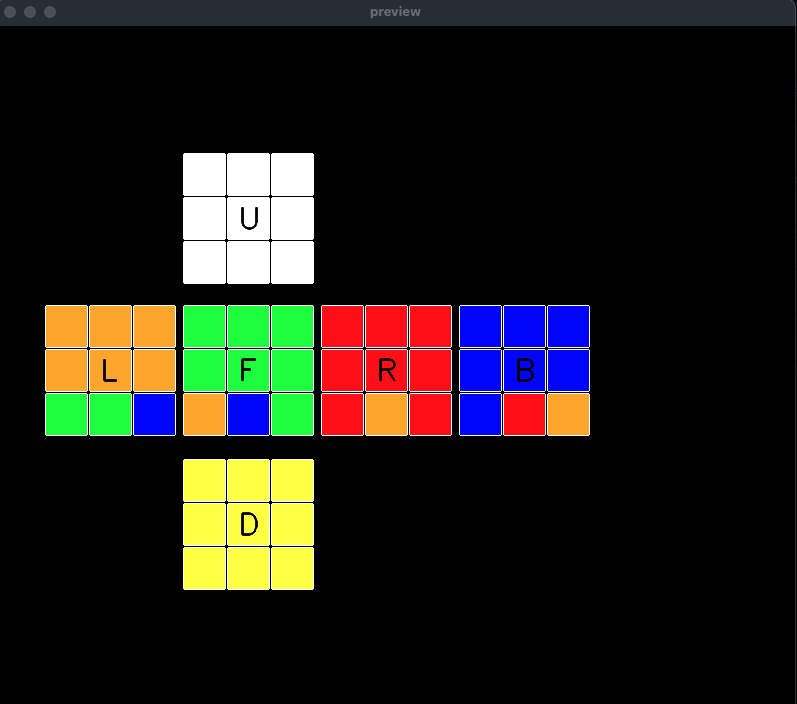
#> input picture imgs/properState.png, 797 x 704 px, given in place of the camera
$ python colordetect.py
#> lines starting #> are read from the running program, lines starting #| are printed output that depends on the picture; after the words box and inside, x2 and y2 are one past the last pixel; in counts of white or black regions, pixels touching at a corner belong together
import cv2
import sys
import numpy as np

def nothing(x):
    pass
# Create a window
cv2.namedWindow('image')

# create trackbars for color change
cv2.createTrackbar('HMin','image',0,255,nothing) # Hue is from 0-179 for Opencv
#> slider 'HMin' is set to 51
cv2.createTrackbar('SMin','image',0,255,nothing)
#> slider 'SMin' is set to 51
cv2.createTrackbar('VMin','image',0,255,nothing)
#> slider 'VMin' is set to 51
cv2.createTrackbar('HMax','image',0,179,nothing)
#> slider 'HMax' is set to 179
cv2.createTrackbar('SMax','image',0,255,nothing)
#> slider 'SMax' is set to 255
cv2.createTrackbar('VMax','image',0,255,nothing)
#> slider 'VMax' is set to 255

# Set default value for MAX HSV trackbars.
cv2.setTrackbarPos('HMax', 'image', 179)
cv2.setTrackbarPos('SMax', 'image', 255)
cv2.setTrackbarPos('VMax', 'image', 255)

# Initialize to check if HSV min/max value changes
hMin = sMin = vMin = hMax = sMax = vMax = 0
phMin = psMin = pvMin = phMax = psMax = pvMax = 0


wait_time = 33

cap=cv2.VideoCapture(0)
while(1):
    ret,image=cap.read()
#> image is the input picture: shape (704, 797, 3); mean B, G, R 24.8, 31.2, 33.5
    image=cv2.flip(image,1)
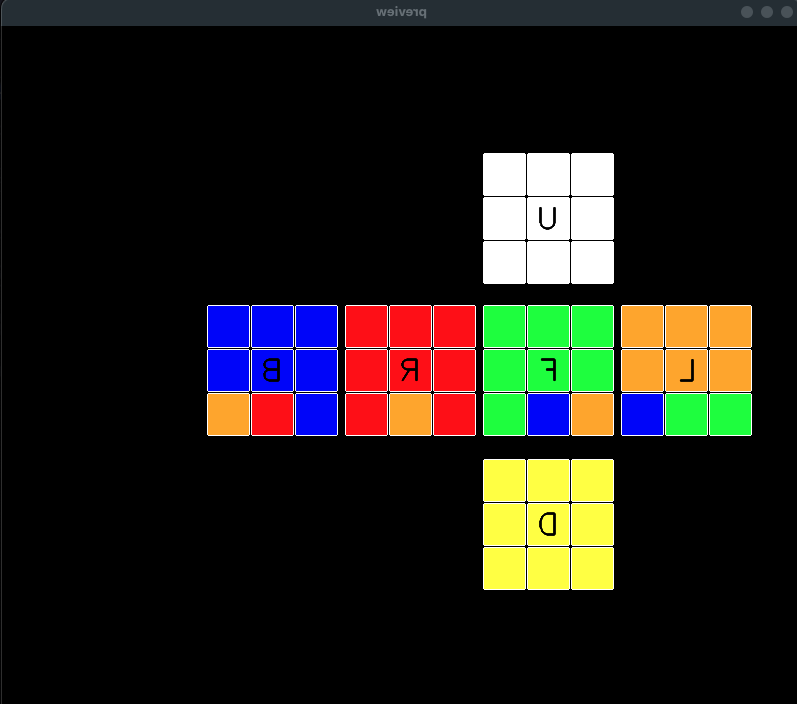
#> image: shape (704, 797, 3); mean B, G, R 24.8, 31.2, 33.5
    output = image
    # get current positions of all trackbars
    hMin = cv2.getTrackbarPos('HMin','image')
    sMin = cv2.getTrackbarPos('SMin','image')
    vMin = cv2.getTrackbarPos('VMin','image')

    hMax = cv2.getTrackbarPos('HMax','image')
    sMax = cv2.getTrackbarPos('SMax','image')
    vMax = cv2.getTrackbarPos('VMax','image')

    # Set minimum and max HSV values to display
    lower = np.array([hMin, sMin, vMin])
    upper = np.array([hMax, sMax, vMax])

    # Create HSV Image and threshold into a range.
    hsv = cv2.cvtColor(image, cv2.COLOR_BGR2HSV)
#> hsv: shape (704, 797, 3); mean H, S, V 14.8, 32.8, 46.7
    mask = cv2.inRange(hsv, lower, upper)
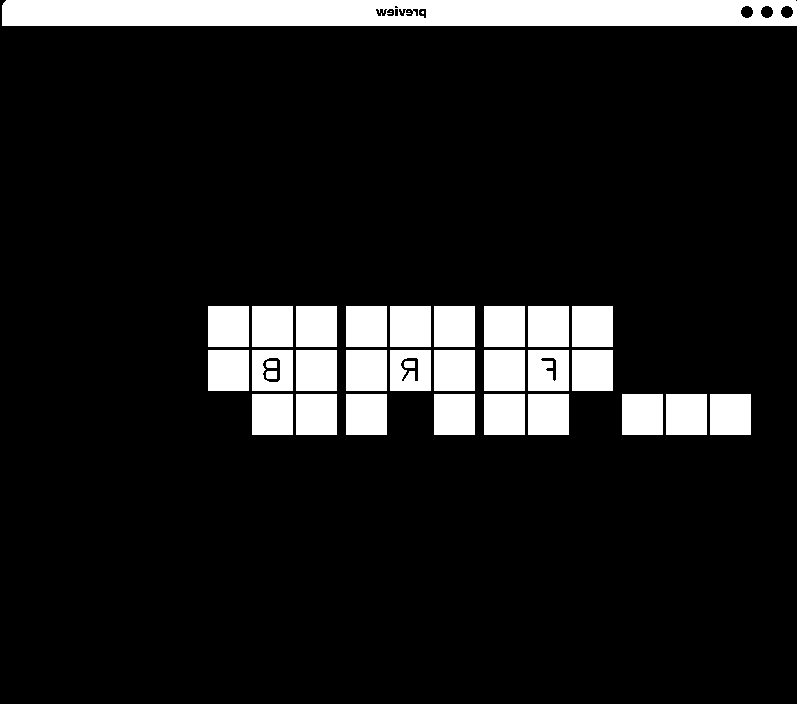
#> mask: shape (704, 797); 11.6% white; 34 white regions (3 under 20 px), largest, box (x1, y1, x2, y2) and area: (2, 0, 797, 26) 20071, (208, 306, 249, 347) 1681, (252, 306, 293, 347) 1681
    output = cv2.bitwise_and(image,image, mask= mask)
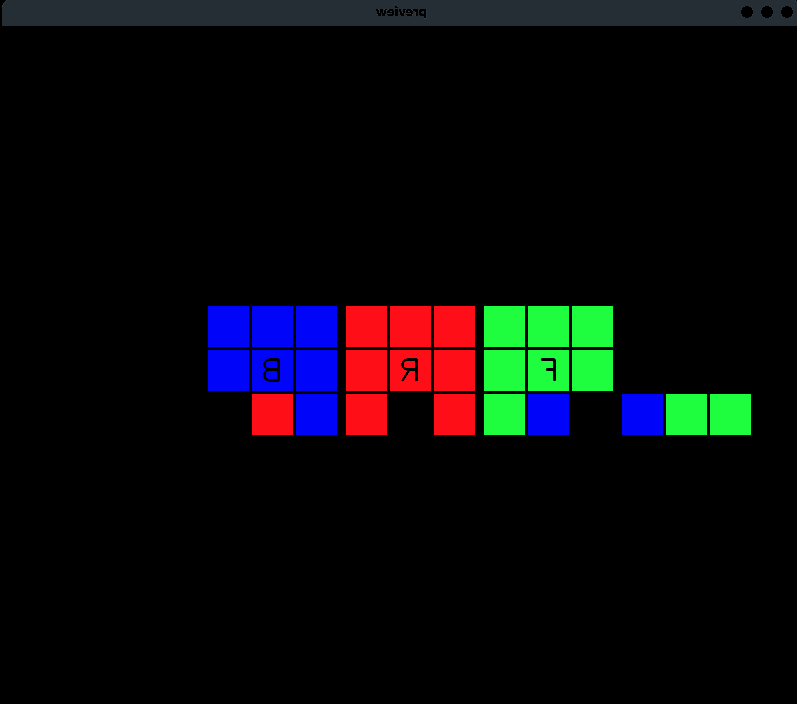
#> output: shape (704, 797, 3); mean B, G, R 10.8, 9, 8.9

    # Print if there is a change in HSV value
    if( (phMin != hMin) | (psMin != sMin) | (pvMin != vMin) | (phMax != hMax) | (psMax != sMax) | (pvMax != vMax) ):
        print("[%d,%d,%d],[%d,%d,%d]" % (hMin , sMin , vMin, hMax, sMax , vMax))
        phMin = hMin
        psMin = sMin
        pvMin = vMin
        phMax = hMax
        psMax = sMax
        pvMax = vMax

    # Display output image
    cv2.imshow('image',output)

    # Wait longer to prevent freeze for videos.
    if cv2.waitKey(wait_time) & 0xFF == 27:
#> (key Esc is pressed here)
        break

cv2.destroyAllWindows()

$ run again, on imgs/rename.png
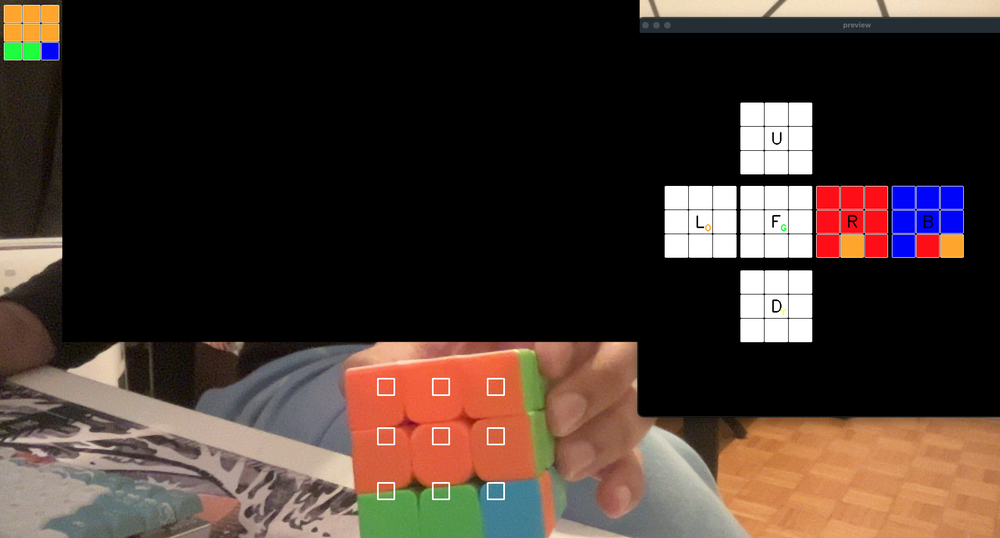
#> input picture imgs/rename.png, 1000 x 538 px, shrunk from 1822 x 981 before the run, given in place of the camera
#> image is the input picture: shape (538, 1000, 3); mean B, G, R 45.8, 52.8, 67.1
#> hsv: shape (538, 1000, 3); mean H, S, V 14.6, 42, 70.8
#> `mask = cv2.inRange(hsv, lower, upper)`:
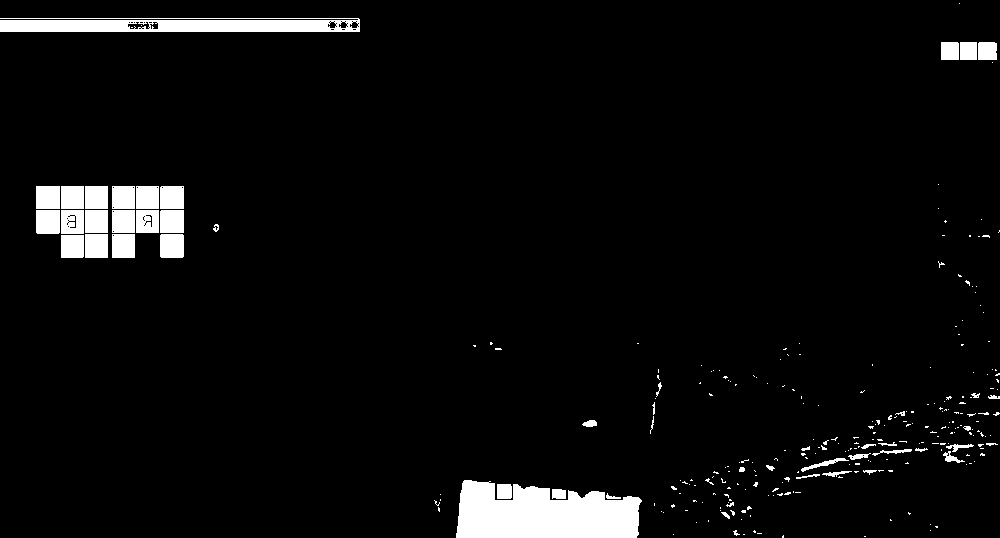
#> mask: shape (538, 1000); 4.7% white; 279 white regions (229 under 20 px), largest, box (x1, y1, x2, y2) and area: (456, 480, 642, 538) 8311, (0, 18, 360, 32) 4419, (36, 210, 60, 234) 574
#> `output = cv2.bitwise_and(image,image, mask= mask)`:
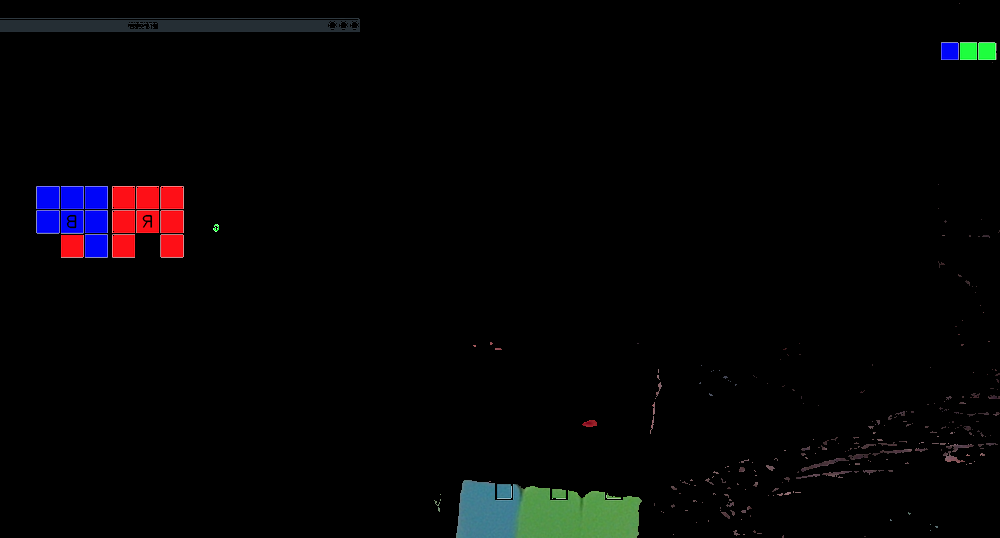
#> output: shape (538, 1000, 3); mean B, G, R 4.6, 3.7, 4.4
